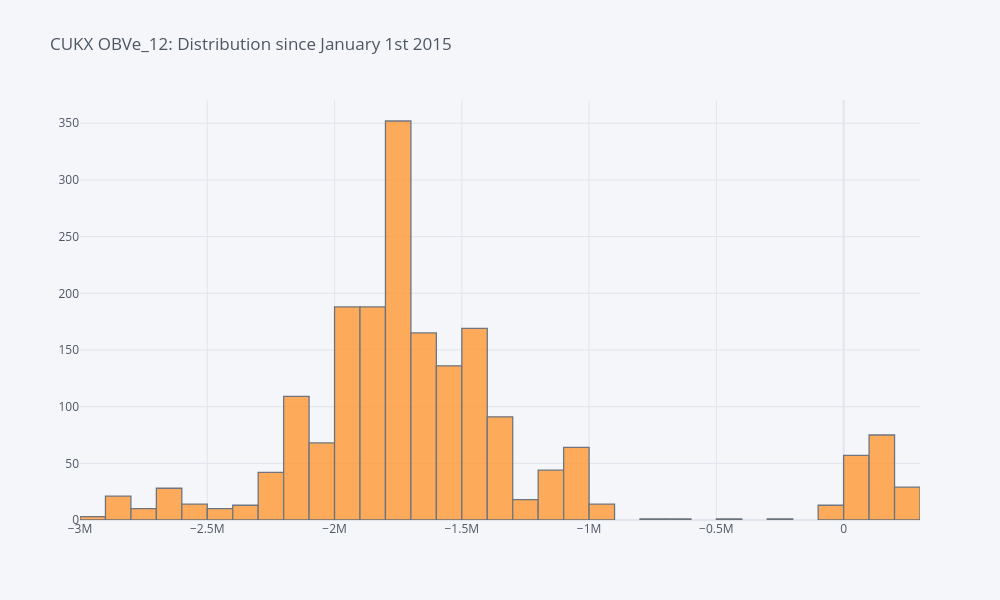

Notebook code for this chart:
### Code cell
X3['OBVe_12'].iplot(kind='histogram', title='CUKX OBVe_12: Distribution since January 1st 2015')

### Figure 1 — Plotly figure (JSON) as saved in the notebook; plotly's stock layout.template omitted (floating-point values rounded to 4 significant figures; data arrays with more than 128 entries replaced by an {"elided": "..."} marker saying what was removed)
{"data": [{"histfunc": "count", "histnorm": "", "marker": {"color": "rgba(255, 153, 51, 1.0)", "line": {"color": "#4D5663", "width": 1.3}}, "name": "OBVe_12", "opacity": 0.8, "orientation": "v", "type": "histogram", "x": {"elided": "1925 float values"}}], "layout": {"barmode": "overlay", "height": 600, "legend": {"bgcolor": "#F5F6F9", "font": {"color": "#4D5663"}}, "paper_bgcolor": "#F5F6F9", "plot_bgcolor": "#F5F6F9", "title": {"font": {"color": "#4D5663"}, "text": "CUKX OBVe_12: Distribution since January 1st 2015"}, "width": 1000, "xaxis": {"gridcolor": "#E1E5ED", "showgrid": true, "tickfont": {"color": "#4D5663"}, "title": {"font": {"color": "#4D5663"}, "text": ""}, "zerolinecolor": "#E1E5ED"}, "yaxis": {"gridcolor": "#E1E5ED", "showgrid": true, "tickfont": {"color": "#4D5663"}, "title": {"font": {"color": "#4D5663"}, "text": ""}, "zerolinecolor": "#E1E5ED"}}}
